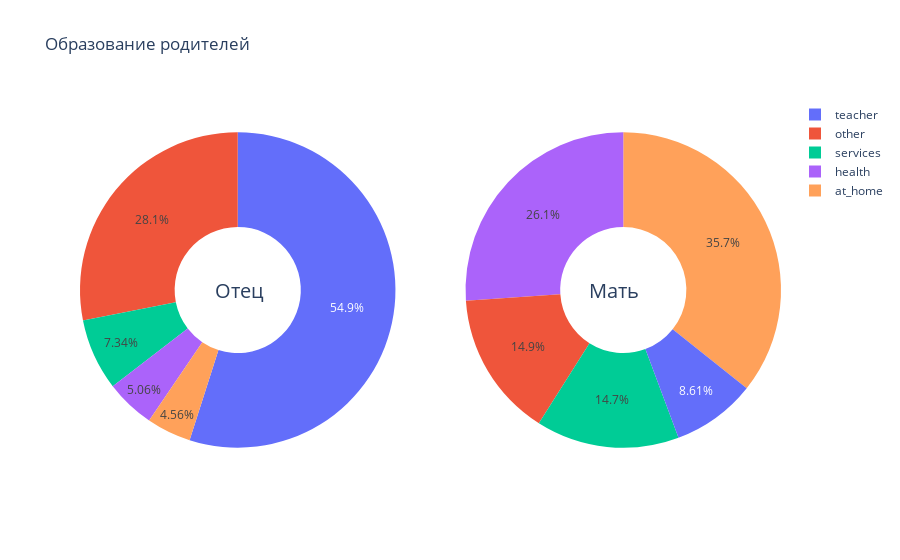

Notebook code for this chart:
### Markdown cell above
## Влияние места работы родителей на успеваемость учеников

### Code cell
labels_F = train_math["Fjob"].unique().tolist()
counts_F = train_math["Fjob"].value_counts().tolist()

labels_M = train_math["Mjob"].unique().tolist()
counts_M = train_math["Mjob"].value_counts().tolist()

fig = make_subplots(rows=1, cols=2, specs=[[{'type':'domain'}, {'type':'domain'}]])

fig.add_trace(go.Pie(labels=labels_F, values=counts_F, name="Раб. отца", scalegroup="one"),
              1, 1)
fig.add_trace(go.Pie(labels=labels_M, values=counts_M, name="Раб. матери", scalegroup="one"),
              1, 2)
fig.update_traces(hole=.4, hoverinfo="label+percent+name")

fig.update_layout(title_text='Образование родителей',
                 annotations=[dict(text='Отец', x=0.19, y=0.5, font_size=20, showarrow=False),
                 dict(text='Mать', x=0.80, y=0.5, font_size=20, showarrow=False)])

fig.show()

### Figure 1 — Plotly figure (JSON) as saved in the notebook; plotly's stock layout.template omitted (floating-point values rounded to 4 significant figures)
{"data": [{"domain": {"x": [0, 0.45], "y": [0, 1]}, "hole": 0.4, "hoverinfo": "label+percent+name", "labels": ["teacher", "other", "services", "health", "at_home"], "name": "Раб. отца", "scalegroup": "one", "type": "pie", "values": [217, 111, 29, 20, 18]}, {"domain": {"x": [0.55, 1], "y": [0, 1]}, "hole": 0.4, "hoverinfo": "label+percent+name", "labels": ["at_home", "health", "other", "services", "teacher"], "name": "Раб. матери", "scalegroup": "one", "type": "pie", "values": [141, 103, 59, 58, 34]}], "layout": {"annotations": [{"font": {"size": 20}, "showarrow": false, "text": "Отец", "x": 0.19, "y": 0.5}, {"font": {"size": 20}, "showarrow": false, "text": "Mать", "x": 0.8, "y": 0.5}], "autosize": true, "title": {"text": "Образование родителей"}}}
